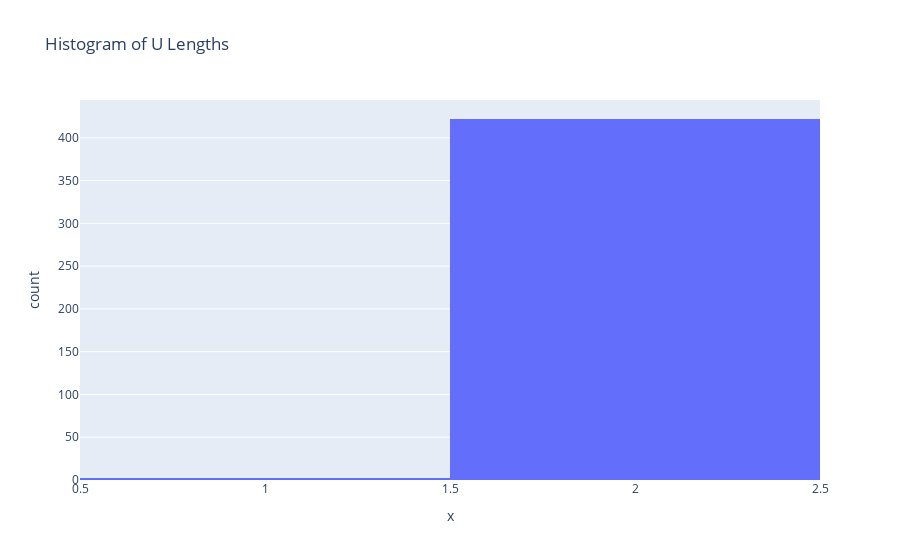

The notebook cell this image was saved under:
### Code cell
u_lengths = [len(rep_dict['u_str_list']) for rep_dict in final_token_reps]
# histogram of u_lengths 
fig = px.histogram(x=u_lengths, title='Histogram of U Lengths')
fig.write_html(os.path.join(results_folder, "histogram_u_lengths.html"))
fig.show()

### Figure 1 — Plotly figure (JSON) as saved in the notebook; plotly's stock layout.template omitted (floating-point values rounded to 4 significant figures; data arrays with more than 128 entries replaced by an {"elided": "..."} marker saying what was removed)
{"data": [{"alignmentgroup": "True", "bingroup": "x", "hovertemplate": "x=%{x}<br>count=%{y}<extra></extra>", "legendgroup": "", "marker": {"color": "#636efa", "pattern": {"shape": ""}}, "name": "", "offsetgroup": "", "orientation": "v", "showlegend": false, "type": "histogram", "x": {"elided": "424 int values"}, "xaxis": "x", "yaxis": "y"}], "layout": {"barmode": "relative", "legend": {"tracegroupgap": 0}, "title": {"text": "Histogram of U Lengths"}, "xaxis": {"anchor": "y", "domain": [0, 1], "title": {"text": "x"}}, "yaxis": {"anchor": "x", "domain": [0, 1], "title": {"text": "count"}}}}
